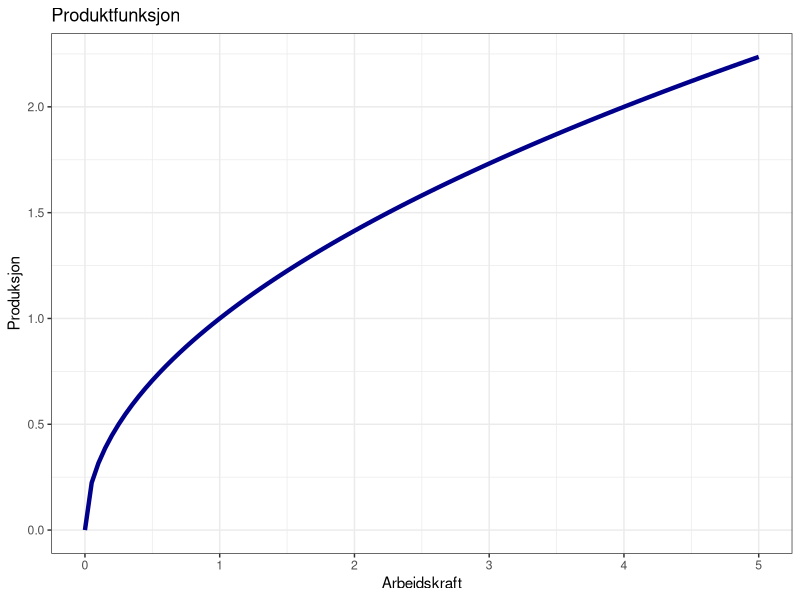

Recreate this plot in R.
## ---- chunk 1
knitr::opts_chunk$set(echo = TRUE)
knitr::opts_chunk$set(comment=NA)
## ---- chunk 2
library(tidyverse)
## ---- chunk 3
f <- function(x, a=0.5) {x^a}
## ---- chunk 4
data.frame(x = 0) %>%
  ggplot(aes(x = x)) +
  stat_function(fun = f, color="darkblue", size=1.5) +
  xlim(0,5) +
  ylab("Produksjon") +
  xlab("Arbeidskraft") +
  ggtitle("Produktfunksjon") +
  theme_bw()
